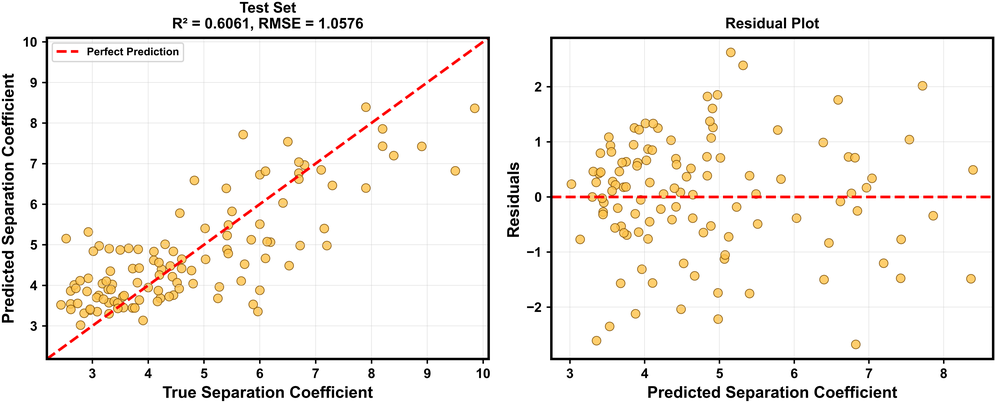
#> input picture hd_separation_ml/outputs/final_model_10features_561_seed42_rf_et_only/test_prediction_residual.png, 995 x 403 px, shrunk from 6144 x 2487 before the run
$ python make_si_ml_summary_figures.py
#> lines starting #> are read from the running program, lines starting #| are printed output that depends on the picture
from pathlib import Path

import matplotlib.pyplot as plt
from PIL import Image


ML_ROOT = Path(__file__).resolve().parent

HD_DIR = ML_ROOT / "outputs" / "final_model_10features_561_seed42_rf_et_only"
ETA_DIR = ML_ROOT / "outputs" / "03_eta10_activity_model_raw_descriptors"


def add_image_panel(ax, image_path, label=None):
#> called with label = 'A'
    image = Image.open(image_path).convert("RGB")
#> call 2 of add_image_panel, with label = 'B'
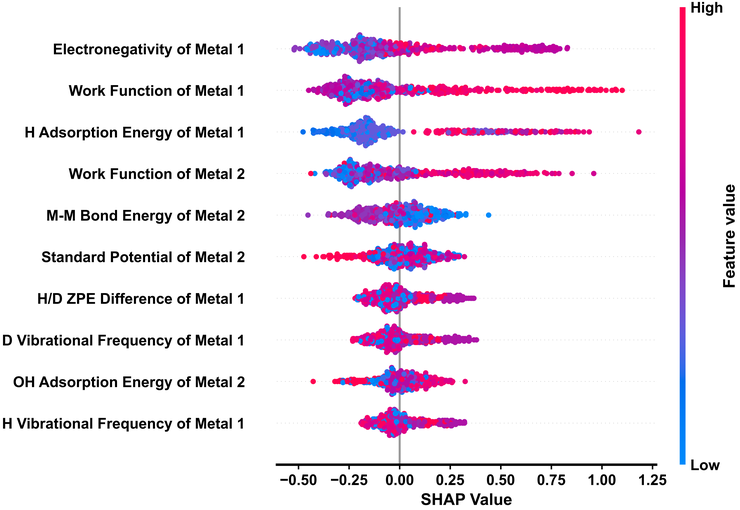
#> input picture hd_separation_ml/outputs/final_model_10features_561_seed42_rf_et_only/whole_dataset_shap_swarm.png, 740 x 510 px, shrunk from 4565 x 3146 before the run
#> call 3 of add_image_panel, with label = 'C'
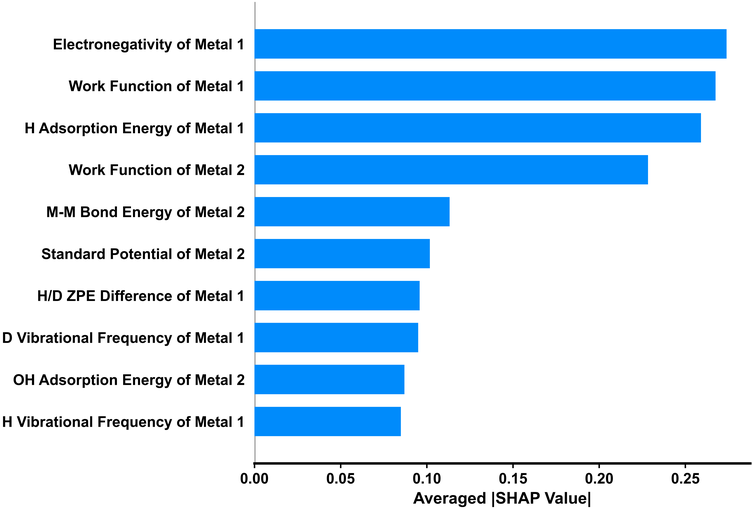
#> input picture hd_separation_ml/outputs/final_model_10features_561_seed42_rf_et_only/whole_dataset_shap_bar.png, 752 x 509 px, shrunk from 4643 x 3144 before the run
    ax.imshow(image)
    ax.set_axis_off()
    if label:
        ax.text(
            0.01,
            0.99,
            label,
            transform=ax.transAxes,
            ha="left",
            va="top",
            fontsize=20,
            fontweight="bold",
            fontname="Arial",
            color="black",
            bbox=dict(facecolor="white", edgecolor="none", alpha=0.75, pad=2.0),
        )


def save_figure(fig, out_base):
    out_base.parent.mkdir(parents=True, exist_ok=True)
    fig.savefig(out_base.with_suffix(".png"), dpi=600, bbox_inches="tight", pad_inches=0.03)
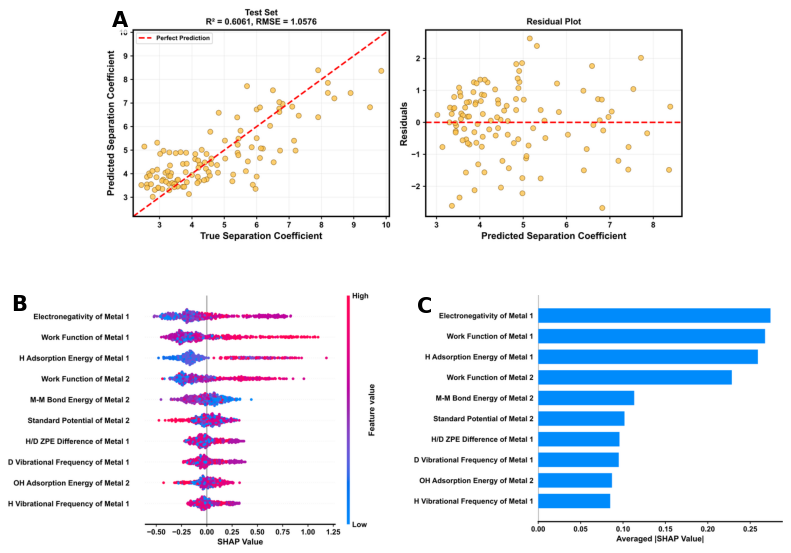
#> figure drawn by matplotlib, 3 panels
    fig.savefig(out_base.with_suffix(".pdf"), bbox_inches="tight", pad_inches=0.03)
    plt.close(fig)


def make_s8():
    fig = plt.figure(figsize=(13.2, 9.4), dpi=300)
    gs = fig.add_gridspec(
        2,
        2,
        width_ratios=[1, 1],
        height_ratios=[0.92, 1.08],
        wspace=0.10,
        hspace=0.16,
    )

    ax_a = fig.add_subplot(gs[0, :])
    ax_b = fig.add_subplot(gs[1, 0])
    ax_c = fig.add_subplot(gs[1, 1])

    add_image_panel(ax_a, HD_DIR / "test_prediction_residual.png", "A")
    add_image_panel(ax_b, HD_DIR / "whole_dataset_shap_swarm.png", "B")
    add_image_panel(ax_c, HD_DIR / "whole_dataset_shap_bar.png", "C")

    save_figure(fig, HD_DIR / "figure_S8_hd_separation_ml_summary")


def make_s9():
    # The eta10 notebook already exports a clean A-D summary. Re-export it under
    # the SI figure name so manuscript replacement is stable and obvious.
    source = ETA_DIR / "eta10_activity_model_summary_ABCD.png"
    fig = plt.figure(figsize=(13.0, 8.1), dpi=300)
    ax = fig.add_subplot(111)
    add_image_panel(ax, source)
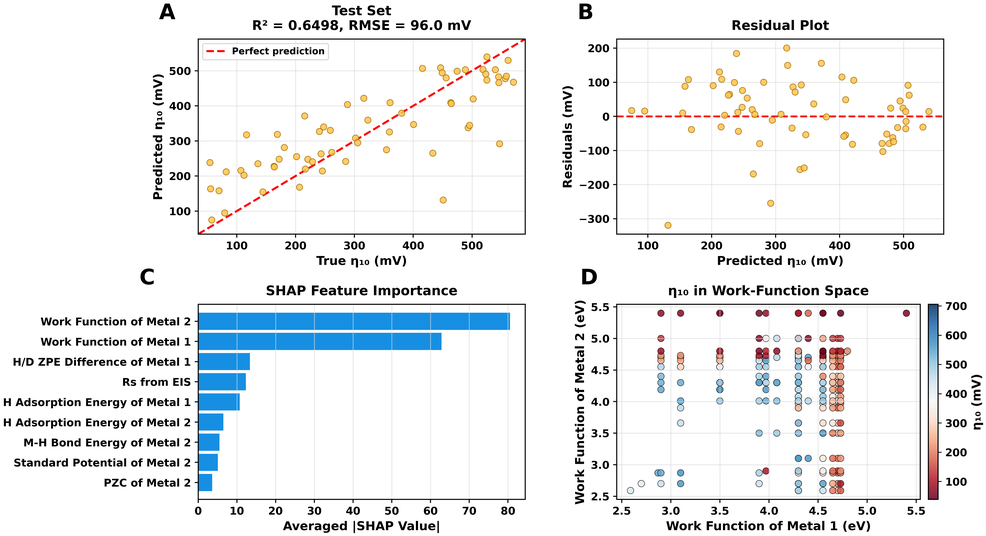
#> input picture hd_separation_ml/outputs/03_eta10_activity_model_raw_descriptors/eta10_activity_model_summary_ABCD.png, 986 x 536 px, shrunk from 6088 x 3308 before the run
    save_figure(fig, ETA_DIR / "figure_S9_eta10_activity_ml_summary")


if __name__ == "__main__":
    make_s8()
    make_s9()
    print("Wrote:")
    print(HD_DIR / "figure_S8_hd_separation_ml_summary.png")
    print(HD_DIR / "figure_S8_hd_separation_ml_summary.pdf")
    print(ETA_DIR / "figure_S9_eta10_activity_ml_summary.png")
    print(ETA_DIR / "figure_S9_eta10_activity_ml_summary.pdf")
